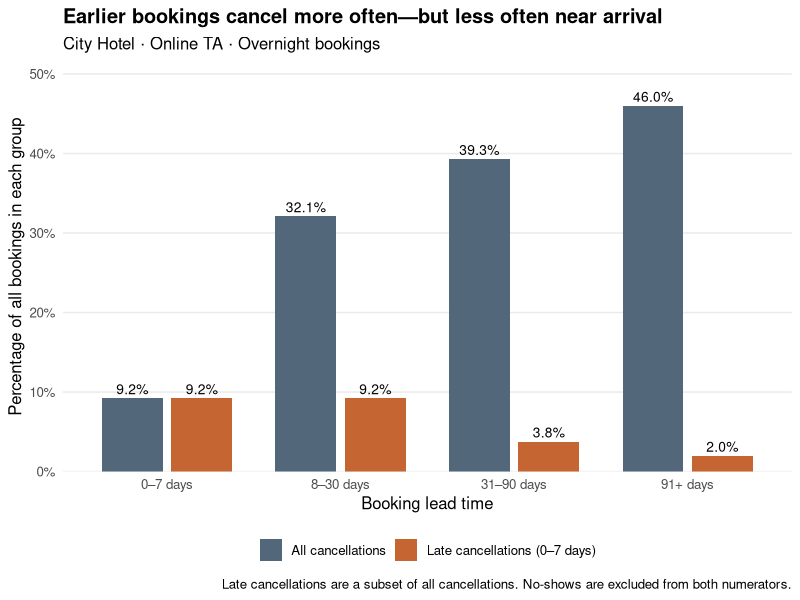
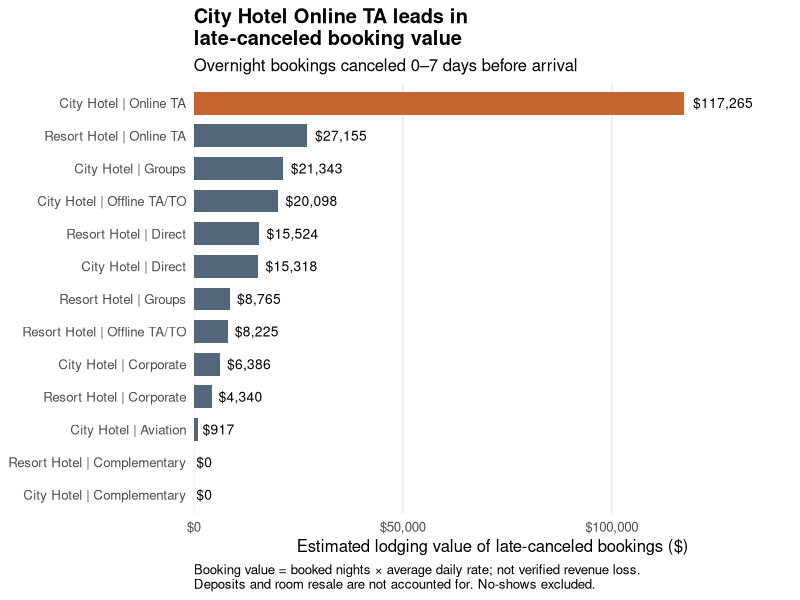

Here is the R script that generated these plots, in order:
# PROJECT MAP --------------------------------------------------------------
# Working question: Where are late cancellations concentrated, and what
# evidence can guide a targeted response by NC Hotel Group?
# Late = canceled 0-7 days before arrival, including arrival day.
# One row = one booking, not one guest. No-shows are analyzed separately
# from actual cancellations here: only status == "Canceled" is selected.
# Booking value = booked nights * daily rate; this is NOT verified revenue loss.
#
# Sections below follow the questions we have explored together:
# Q1 outcomes; Q2 notice timing; Q3 property comparison; Q4 channels;
# Q5 nights/rates quality checks; Q6 booking value; Q7 deposit terms.
# Remaining: reconcile inclusion rules, select one focused follow-up,
# check 3/7/14-day definitions, then synthesize charts and recommendations.

# SETUP: Load packages and the original reservations ------------------------
library(tidyverse)
library(lubridate)

nc_hotel <- read.csv("nc_hotel_group.csv")

# Q1. What does each outcome mean, and how is canceled coded? ----------------
# Earlier output: 7,348 Canceled; 12,462 Check-Out; 190 No-Show.
# Both Canceled and No-Show have canceled == 1.
# Count outcomes and inspect cancellation dates in separate pipelines.

#glimpse(nc_hotel)

nc_hotel |> 
  count(status, canceled)

nc_hotel |>
  filter(status == "Canceled") |>
  select(status, status_date) |> 
  head()


class(nc_hotel$status_date)

# Q2. How far before arrival do actual cancellations occur? -----------------
# Subtract cancellation date from arrival date; negative values need review.
# Keep actual cancellations and calculate advance notice
cancellations <- nc_hotel |>
  filter(status == "Canceled") |>
  mutate(
    status_date = ymd(status_date),
    arrival_date = make_date(
      year = arrival_year,
      month = match(arrival_month, month.name),
      day = arrival_day_of_month
    ),
    days_before_arrival = as.numeric(arrival_date - status_date)
  )

# Check the resulting dates and differences
cancellations |> 
  select(arrival_date, status_date, days_before_arrival) |>
  head()

# Check for missing dates and cancellations recorded after arrival
cancellations |>
  summarise(
    total_cancellations = n(),
    missing_notice = sum(is.na(days_before_arrival)),
    negative_notice = sum(days_before_arrival < 0, na.rm = TRUE),
    same_day = sum(days_before_arrival == 0, na.rm = TRUE)
  )

# Inspect any records with negative notice
cancellations |>
  filter(days_before_arrival < 0) |>
  select(property, arrival_date, status_date, days_before_arrival)

# Inspect the overall distribution
summary(cancellations$days_before_arrival)

# Q2b. What share of cancellations happen within 0-7 days of arrival? --------
# Denominator: all canceled bookings (7,348), not all reservations.
# Earlier result: 853 / 7,348 = about 11.61%.
# Check missing_notice above: missing notice must not silently count as nonlate.
cancellations |> 
  summarise(
    total_cancellations = n(),
    late_cancellations = sum(
      days_before_arrival >= 0 & days_before_arrival <= 7,
      na.rm = TRUE
    ),
    late_percentage = late_cancellations / total_cancellations * 100
  )

# Q3a. Among cancellations, does the late share differ by property? ----------
# Earlier results: City 11.7%; Resort 11.4%. These are NOT all-booking rates.
cancellations |>
  group_by(property) |>
  summarise(
    total_cancellations = n(),
    late_cancellations = sum(
      days_before_arrival >= 0 & days_before_arrival <= 7,
      na.rm = TRUE
    ),
    late_percentage = late_cancellations / total_cancellations * 100
  )

# Q3b. What fraction of ALL bookings cancel late at each property? -----------
# Numerator comes from cancellations; denominator comes from nc_hotel.
# Earlier results: City 642/13,203 = 4.86%; Resort 211/6,797 = 3.10%.
late_cancellation <- cancellations |> 
  group_by(property) |> 
  summarise(
    late_cancellations = sum(
        days_before_arrival >= 0 & days_before_arrival <= 7,
      na.rm = TRUE
    ),
    .groups = "drop"
  ) 

booking_total <- nc_hotel |> 
  group_by(property) |> 
  summarise(
    total_booking = n(),
    .groups = "drop"
  )

booking_total |>
  left_join(late_cancellation, by = "property") |>
  mutate(
    late_rate_all_bookings = late_cancellations / total_booking * 100
  )
   
# Q4. Which property/channel combinations contribute late cancellations? ----
# Compare both counts (scale) and rates (frequency); small groups are unstable.
# City Online TA: 313 late cancellations among 6,409 bookings (4.88%).
 channel_totals <- nc_hotel |> 
   group_by(property, booking_channel) |> 
   summarise(
    total_booking = n(),
    .groups = "drop"
)

channel_late <- cancellations |> 
  group_by(property, booking_channel) |> 
   summarise(
    late_cancellations = sum(
        days_before_arrival >= 0 & days_before_arrival <= 7,
      na.rm = TRUE
    ),
    .groups = "drop"
  )

channel_totals |> 
  left_join(channel_late, by = c("property", "booking_channel")) |> 
  replace_na(list(late_cancellations = 0)) |> 
  mutate(
    late_rate = late_cancellations / total_booking * 100
  ) |> 
  arrange(desc(late_cancellations))

# Q5a. Are booked stay lengths suitable for a booking-value calculation? -----
# 105 zero-night records; no missing lengths. Zero nights does not mean
# no reservation or low hotel occupancy. Preserve original records for now.
nc_hotel <- nc_hotel |>
  mutate(
    total_nights = weekend_stays + week_stays
  )

# Inspect the distribution
summary(nc_hotel$total_nights)

nc_hotel |>
  summarise(
    zero_night_bookings = sum(total_nights == 0, na.rm = TRUE),
    missing_total_nights = sum(is.na(total_nights))
  )

# Examine zero-night bookings by property and outcome
nc_hotel |>
  filter(total_nights == 0) |>
  count(property, status)

# Q5b. Are daily rates missing, zero, negative, or unusually high? ------------
# Earlier checks: 293 zeros, no negatives/missing; maximum $451.50.
# Zero rates may be legitimate; a high rate alone is not proof of an error.
summary(nc_hotel$average_daily_rate)

nc_hotel |> 
  summarise(
    zero_rate_bookings = sum(average_daily_rate == 0, na.rm = TRUE),
    negative_rate = sum(average_daily_rate < 0, na.rm = TRUE),
    missing_rates = sum(is.na(average_daily_rate)),
    all_booking = n()
  ) 

nc_hotel |> 
  arrange(desc(average_daily_rate)) |> 
  select(property, status, total_nights,average_daily_rate) |> 
  head()

# Q6. Which channels have the most lodging value attached to late cancels? ---
# Updating nc_hotel did not update the separately created cancellations table.
# The filter below excludes zero-night records for the overnight-value analysis.
cancellations <- cancellations |> 
  mutate(
    total_nights = weekend_stays + week_stays
  )

late_cancellation_values <- cancellations |> 
  filter(
    days_before_arrival >= 0 & days_before_arrival <= 7 & total_nights > 0
  ) |> 
  mutate(
    booking_value = total_nights * average_daily_rate
  )
  

channel_value_summary <- late_cancellation_values |> 
  group_by(property, booking_channel) |> 
  summarise(
    late_cancellations = n(),
    summed_booking = sum(booking_value, na.rm = TRUE),
    .groups = "drop"
  ) |> 
  arrange(desc(summed_booking))

channel_value_summary

# Q7a. What deposit terms do City Online TA late cancellations have? ----------
# Earlier result: 312 No Deposit (~$117,143); 1 Non Refund (~$122).
# These are counts among late cancellations, not deposit-specific risk rates.
late_cancellation_values |> 
  filter(property == "City Hotel", booking_channel == "Online TA") |> 
  group_by(deposit_terms) |> 
  summarise(
    total_booking = n(),
    summed_booking = sum(booking_value, na.rm = TRUE)
  )

# Q7b. What are late-cancellation rates within each deposit category? --------
# Both tables below exclude zero-night bookings consistently.
# Earlier results: No Deposit 312/6,383; Non Refund 1/6; Refundable 0/2.
# Deposit groups are too small for a reliable comparison of deposit effects.
# Terms are not proof of collected payments; observational rates are not causal.
# Count all overnight bookings by deposit terms
deposit_totals <- nc_hotel |>
  filter(
    property == "City Hotel",
    booking_channel == "Online TA",
    total_nights > 0
  ) |>
  group_by(deposit_terms) |>
  summarise(
    all_bookings = n(),
    .groups = "drop"
  )

# Count late-canceled overnight bookings by deposit terms
deposit_late <- late_cancellation_values |>
  filter(
    property == "City Hotel",
    booking_channel == "Online TA",
    total_nights > 0
  ) |>
  group_by(deposit_terms) |>
  summarise(
    late_cancellations = n(),
    .groups = "drop"
  )

# Join the summaries and calculate rates
deposit_comparison <- deposit_totals |>
  left_join(deposit_late, by = "deposit_terms") |>
  replace_na(list(late_cancellations = 0L)) |>
  mutate(
    late_rate = late_cancellations / all_bookings * 100
  )

deposit_comparison

# NEXT STEPS (not yet implemented) -----------------------------------------
# 1. Finish relevant quality checks and align inclusion rules across summaries.
#    Check zero-guest bookings and missing/Undefined categories where relevant.
# 2. Optional focused follow-up: late-cancellation rates by advance_time group
#    within City Online TA. advance_time is booking-to-arrival, not cancel notice.
# 3. Recalculate key comparisons using 3 and 14 days instead of 7 to check
#    whether the main finding depends on our chosen definition of late.
# 4. Choose a small set of charts, recommendations, and explicit limitations.
#    Deposit effectiveness and a safe overbooking number are not established.
# 5. Prepare reproducible analysis, <=10-slide PDF, and interview explanations.

nc_hotel |>
  filter(
    property == "City Hotel",
    booking_channel == "Online TA",
    total_nights > 0
  ) |>
  select(advance_time) |> 
  summary()


# Select our segment and create booking lead-time groups
city_online_bookings <- nc_hotel |>
  filter(
    property == "City Hotel",
    booking_channel == "Online TA",
    total_nights > 0
  ) |>
  mutate(
    lead_time_group = case_when(
      is.na(advance_time) ~ "Missing",
      advance_time < 0 ~ "Invalid",
      advance_time <= 7 ~ "0–7 days",
      advance_time <= 30 ~ "8–30 days",
      advance_time <= 90 ~ "31–90 days",
      TRUE ~ "91+ days"
    ),
    lead_time_group = factor(
      lead_time_group,
      levels = c(
        "0–7 days", "8–30 days", "31–90 days",
        "91+ days", "Missing", "Invalid"
      )
    )
  )

# Check the number of bookings in each group
city_online_bookings |>
  count(lead_time_group, name = "all_bookings")

city_online_bookings <- city_online_bookings |>
  mutate(
    status_date = ymd(status_date),
    arrival_date = make_date(
      year = arrival_year,
      month = match(arrival_month, month.name),
      day = arrival_day_of_month
    ),
    days_before_arrival = if_else(
      status == "Canceled",
      as.numeric(arrival_date - status_date),
      NA_real_
  )
)

lead_time_summary <- city_online_bookings |>
  group_by(lead_time_group) |>
  summarise(
    all_bookings = n(),
    actual_cancellations = sum(status == "Canceled", na.rm = TRUE),
    late_3_days = sum(
      status == "Canceled" &
        days_before_arrival >= 0 & days_before_arrival <= 3,
      na.rm = TRUE
    ),
    late_cancellations = sum(
      status == "Canceled" &
        days_before_arrival >= 0 & days_before_arrival <= 7,
      na.rm = TRUE
    ),
    late_14_days = sum(
      status == "Canceled" &
        days_before_arrival >= 0 & days_before_arrival <= 14,
      na.rm = TRUE
    ),
    .groups = "drop"
  ) |>
  mutate(
    cancellation_rate = actual_cancellations / all_bookings * 100,
    late_3_days_rate = late_3_days / all_bookings * 100,
    late_cancellation_rate = late_cancellations / all_bookings * 100,
    late_14_days_rate = late_14_days / all_bookings * 100
  )

lead_time_summary


# List every column name
names(nc_hotel)

# Find columns whose names may describe guest counts
guest_counts <- nc_hotel |>
  select(matches("adult|child|bab|infant|guest", ignore.case = TRUE))

# Inspect the selected column names and distributions
names(guest_counts)
summary(guest_counts)

# Count missing values in each selected column
guest_counts |>
  summarise(
    across(everything(), ~ sum(is.na(.x)))
  )

nc_hotel |> 
  filter(num_adults == 0, num_children == 0) |> 
  count(property, status)

nc_hotel |> 
  arrange(desc(num_adults)) |> 
  select( property, booking_channel, num_adults, num_children, total_nights, average_daily_rate, status) |> 
  head()

late_cancellation_values |> 
  filter(num_adults == 0, num_children == 0) |> 
  select( property, booking_channel, num_adults, days_before_arrival, total_nights, booking_value)

# Reshape the two rate columns for plotting
lead_time_plot_data <- lead_time_summary |>
  select(
    lead_time_group,
    cancellation_rate,
    late_cancellation_rate
  ) |>
  pivot_longer(
    cols = c(cancellation_rate, late_cancellation_rate),
    names_to = "measure",
    values_to = "rate"
  ) |>
  mutate(
    measure = recode(
      measure,
      cancellation_rate = "All cancellations",
      late_cancellation_rate = "Late cancellations (0–7 days)"
    )
  )

# Compare the rates within each booking lead-time group
ggplot(
  lead_time_plot_data,
  aes(x = lead_time_group, y = rate, fill = measure)
) +
  geom_col(position = position_dodge(width = 0.8), width = 0.7) +
  geom_text(
    aes(label = sprintf("%.1f%%", rate)),
    position = position_dodge(width = 0.8),
    vjust = -0.4,
    size = 3.5
  ) +
  scale_fill_manual(
    values = c(
      "All cancellations" = "#526779",
      "Late cancellations (0–7 days)" = "#C46532"
    )
  ) +
  scale_y_continuous(
    labels = scales::label_number(suffix = "%"),
    expand = expansion(mult = c(0, 0.12))
  ) +
  labs(
    title = "Earlier bookings cancel more often—but less often near arrival",
    subtitle = "City Hotel · Online TA · Overnight bookings",
    x = "Booking lead time",
    y = "Percentage of all bookings in each group",
    fill = NULL,
    caption = "Late cancellations are a subset of all cancellations. No-shows are excluded from both numerators."
  ) +
  theme_minimal(base_size = 12) +
  theme(
    legend.position = "bottom",
    panel.grid.major.x = element_blank(),
    panel.grid.minor = element_blank(),
    plot.title = element_text(face = "bold")
  )

# Q6 CHART. Where is estimated late-canceled booking value concentrated? -----
# Reuse the saved Q6 summary; one bar represents one property/channel pair.
# Zero-value categories remain visible through their labels and $0 annotations.
channel_value_plot_data <- channel_value_summary |>
  mutate(
    channel_label = paste(property, booking_channel, sep = " | "),
    highlight = property == "City Hotel" & booking_channel == "Online TA"
  )

channel_value_plot <- ggplot(
  channel_value_plot_data,
  aes(
    x = summed_booking,
    y = reorder(channel_label, summed_booking),
    fill = highlight
  )
) +
  geom_col(width = 0.7) +
  geom_text(
    aes(label = scales::dollar(summed_booking, accuracy = 1)),
    hjust = -0.15,
    size = 3.5
  ) +
  scale_fill_manual(
    values = c("FALSE" = "#526779", "TRUE" = "#C46532"),
    guide = "none"
  ) +
  scale_x_continuous(
    labels = scales::label_dollar(),
    expand = expansion(mult = c(0, 0.22))
  ) +
  labs(
    title = "City Hotel Online TA leads in\nlate-canceled booking value",
    subtitle = "Overnight bookings canceled 0–7 days before arrival",
    x = "Estimated lodging value of late-canceled bookings ($)",
    y = NULL,
    caption = paste(
      "Booking value = booked nights × average daily rate; not verified revenue loss.",
      "Deposits and room resale are not accounted for. No-shows excluded.",
      sep = "\n"
    )
  ) +
  theme_minimal(base_size = 12) +
  theme(
    panel.grid.major.y = element_blank(),
    panel.grid.minor = element_blank(),
    plot.title = element_text(face = "bold"),
    plot.caption = element_text(hjust = 0)
  )

print(channel_value_plot)
